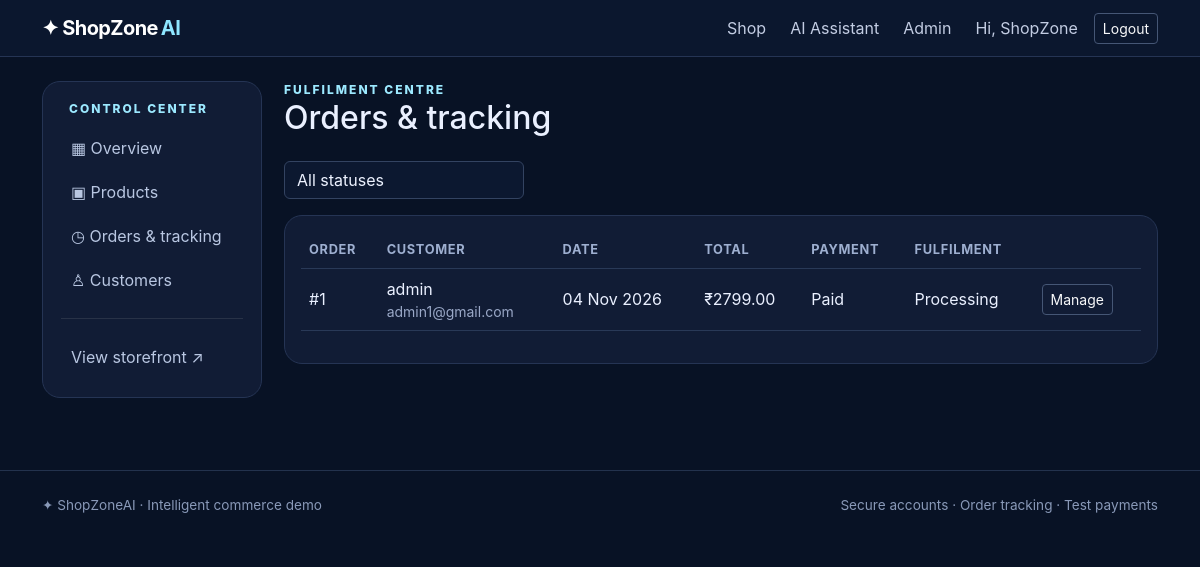
Page /admin/orders (signed in) on the committed database.
### app.py (models this page shows)
class User(db.Model):
    id = db.Column(db.Integer, primary_key=True)
    name = db.Column(db.String(90), nullable=False)
    email = db.Column(db.String(140), unique=True, nullable=False, index=True)
    phone = db.Column(db.String(25))
    password_hash = db.Column(db.String(255), nullable=False)
    role = db.Column(db.String(15), default='user', nullable=False)
    active = db.Column(db.Boolean, default=True)
    created_at = db.Column(db.DateTime, default=datetime.utcnow)

class Order(db.Model):
    id = db.Column(db.Integer, primary_key=True)
    user_id = db.Column(db.Integer, db.ForeignKey('user.id'), nullable=False)
    status = db.Column(db.String(25), default='Placed')
    payment_method = db.Column(db.String(30), default='Razorpay (Test)')
    payment_status = db.Column(db.String(25), default='Pending')
    payment_id = db.Column(db.String(100), default='')
    subtotal = db.Column(db.Numeric(12,2), default=0)
    shipping = db.Column(db.Numeric(12,2), default=0)
    total = db.Column(db.Numeric(12,2), default=0)
    address = db.Column(db.Text, nullable=False)
    created_at = db.Column(db.DateTime, default=datetime.utcnow)
    customer = db.relationship('User')
    items = db.relationship('OrderItem', cascade='all, delete-orphan', backref='order')

### app.py (the view)
@app.route('/admin/orders')
@admin_required
def admin_orders():
    status=request.args.get('status','')
    query=Order.query
    if status: query=query.filter_by(status=status)
    return render_template('admin/orders.html',orders=query.order_by(Order.created_at.desc()).all(),status=status)

### app.py (called while the page is built)
def current_user():
    uid = session.get('user_id')
    return db.session.get(User, uid) if uid else None

@app.context_processor
def inject_globals():
    u = current_user()
    count = CartItem.query.filter_by(user_id=u.id).count() if u and u.role == 'user' else 0
    return {'current_user':u, 'cart_count':count, 'currency':os.getenv('CURRENCY','INR')}

def login_required(role=None):
    def deco(fn):
        @wraps(fn)
        def wrapper(*args, **kwargs):
            u=current_user()
            if not u or not u.active:
                session.clear(); flash('Please sign in to continue.','warning')
                return redirect(url_for('login', next=request.path))
            if role and u.role != role: abort(403)
            return fn(*args, **kwargs)
        return wrapper
    return deco

### templates/admin/orders.html
{% extends 'admin/base_admin.html' %}{% block admin_content %}<div class="eyebrow">Fulfilment centre</div><h1 class="h2 mb-4">Orders & tracking</h1><form class="mb-3"><select class="form-select" name="status" style="max-width:240px" onchange="this.form.submit()"><option value="">All statuses</option>{% for s in ['Placed','Processing','Shipped','Out for delivery','Delivered','Cancelled','Payment failed'] %}<option {{ 'selected' if status==s }}>{{ s }}</option>{% endfor %}</select></form><div class="panel p-3 table-responsive"><table class="table align-middle"><thead><tr><th>Order</th><th>Customer</th><th>Date</th><th>Total</th><th>Payment</th><th>Fulfilment</th><th></th></tr></thead><tbody>{% for o in orders %}<tr><td>#{{ o.id }}</td><td>{{ o.customer.name }}<div class="muted small">{{ o.customer.email }}</div></td><td>{{ o.created_at.strftime('%d %b %Y') }}</td><td>₹{{ '%.2f'|format(o.total) }}</td><td>{{ o.payment_status }}</td><td>{{ o.status }}</td><td><a class="btn btn-sm btn-outline-light" href="{{ url_for('admin_order_detail',oid=o.id) }}">Manage</a></td></tr>{% else %}<tr><td colspan="7">No orders.</td></tr>{% endfor %}</tbody></table></div>{% endblock %}

### templates/base.html (shortened to what this page needs)
<!doctype html><html lang="en"><head><meta charset="utf-8"><meta name="viewport" content="width=device-width, initial-scale=1">
<link href="https://cdn.jsdelivr.net/npm/bootstrap@5.3.3/dist/css/bootstrap.min.css" rel="stylesheet">
<link href="{{ url_for('static',filename='style.css') }}" rel="stylesheet"></head><body>
<nav class="navbar navbar-expand-lg navbar-dark nav-glass sticky-top"><div class="container">
<a class="navbar-brand fw-bold" href="{{ url_for('home') }}">✦ ShopZone<span class="brand-ai">AI</span></a>
<div class="collapse navbar-collapse" id="nav"><ul class="navbar-nav ms-auto align-items-lg-center gap-lg-2">
<li><a class="nav-link" href="{{ url_for('products') }}">Shop</a></li><li><a class="nav-link" href="{{ url_for('assistant') }}">AI Assistant</a></li>
{% if current_user and current_user.role=='admin' %}<li><a class="nav-link" href="{{ url_for('admin_dashboard') }}">Admin</a></li>{% endif %}
{% if current_user %}<li class="nav-item"><span class="nav-link small text-info">Hi, {{ current_user.name.split()[0] }}</span></li><li><a class="btn btn-sm btn-outline-light" href="{{ url_for('logout') }}">Logout</a></li>
{% else %}<li><a class="nav-link" href="{{ url_for('login') }}">Login</a></li><li><a class="btn btn-sm btn-primary px-3" href="{{ url_for('register') }}">Create account</a></li>{% endif %}
</ul></div></div></nav>
<main class="container py-4">{% block content %}{% endblock %}</main>
<footer class="footer mt-5"><div class="container py-4 d-flex flex-wrap justify-content-between gap-2"><span>✦ ShopZoneAI · Intelligent commerce demo</span><span>Secure accounts · Order tracking · Test payments</span></div></footer>
<script src="https://cdn.jsdelivr.net/npm/bootstrap@5.3.3/dist/js/bootstrap.bundle.min.js"></script></body></html>

### static/style.css (style rules this page uses)
:root { --ink:#eaf0ff;--muted:#9aa8c7;--panel:#111c35;--line:#253454;--accent:#8b7cff }
* { box-sizing:border-box }
body { background:#081225;color:var(--ink);min-height:100vh;font-family:Inter,ui-sans-serif,system-ui,-apple-system,"Segoe UI",sans-serif }
.nav-glass { background:#0c1830ed;border-bottom:1px solid #253454;backdrop-filter:blur(18px) }
.navbar-brand { letter-spacing:-.6px }
.brand-ai { color:#8ee6ff;margin-left:3px }
.nav-link { color:#c3cde3!important }
.eyebrow { color:#9ce9ff;text-transform:uppercase;letter-spacing:2px;font-size:.75rem;font-weight:800 }
.muted { color:var(--muted) }
.panel,.product-card,.stat-card,.admin-side { background:var(--panel);border:1px solid var(--line);border-radius:18px }
.btn-outline-light { border-color:#455675 }
.form-control,.form-select { background:#0c1830;border-color:#334361;color:#edf2ff }
.table { --bs-table-bg:transparent;--bs-table-color:#eaf0ff;--bs-table-border-color:#293957 }
.table thead th { color:#9eafd0;font-size:.8rem;text-transform:uppercase;letter-spacing:.7px }
.footer { border-top:1px solid #23324d;color:#8999b8;font-size:.85rem }

### rows in the picture
User: name "ShopZone"
Order: id "1", customer.name "admin", customer.email "admin1@gmail.com", created_at "04 Nov 2026", total "2799.00", payment_status "Paid", status "Processing"
